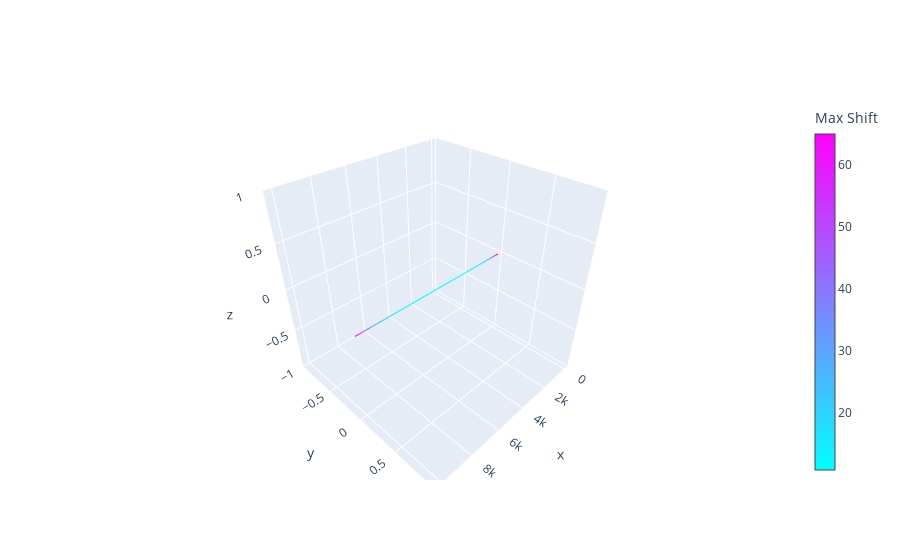

Notebook code cell kept with this figure:
### Code cell
fig=maxv_shplot.plot_maxshift(maxshift,folder,cell)
